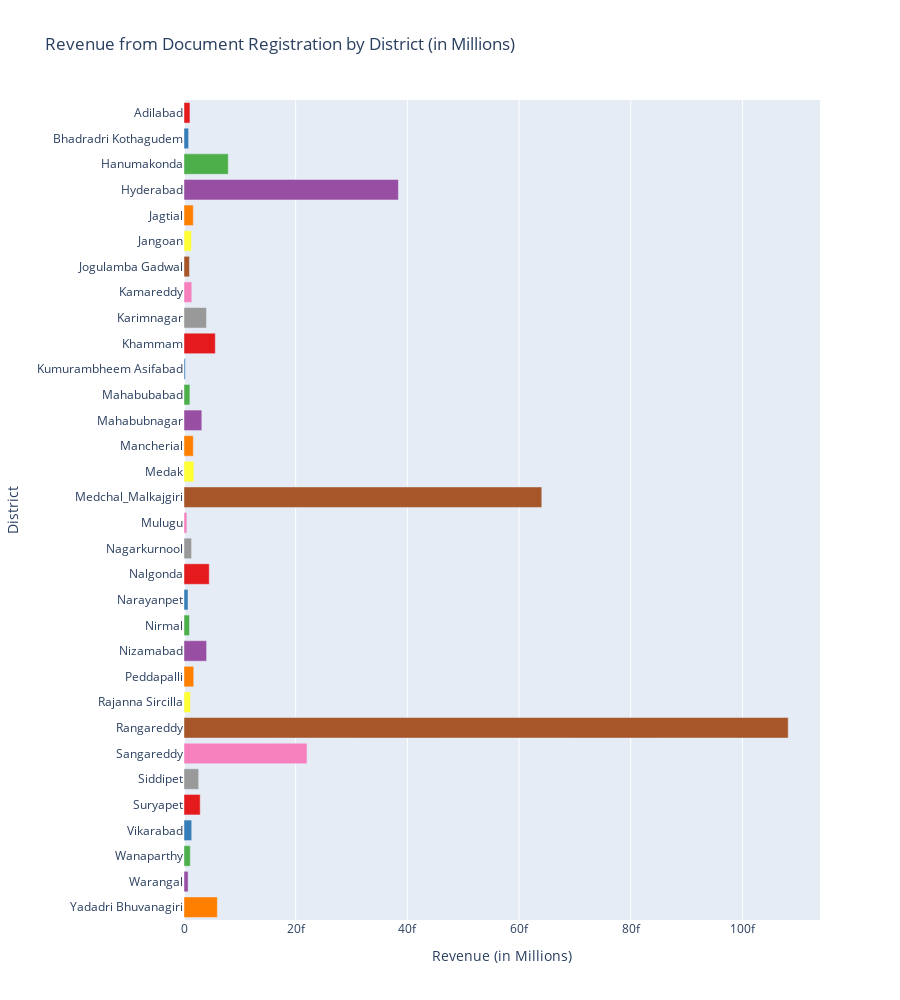

The notebook cell saved with this chart:
### Code cell
# Convert Revenue to Millions
districts_revenue['documents_registered_rev'] = districts_revenue['documents_registered_rev'] / 1e6  # Convert to millions


fig = px.bar(districts_revenue, 
             x='documents_registered_rev', 
             y='district', 
             orientation='h', 
             title='Revenue from Document Registration by District (in Millions)',
             labels={'documents_registered_rev': 'Revenue (in Millions)', 'district': 'District'},
             color='district',  # Assigning color based on district
             color_discrete_sequence=px.colors.qualitative.Set1  # Using a color palette
            )  # Display district names on bars

# Remove legend and adjust vertical size
fig.update_layout(showlegend=False, height=1000)

fig.show()

### Figure 1 — Plotly figure (JSON) as saved in the notebook; plotly's stock layout.template omitted (floating-point values rounded to 4 significant figures)
{"data": [{"alignmentgroup": "True", "hovertemplate": "District=%{y}<br>Revenue (in Millions)=%{x}<extra></extra>", "legendgroup": "Adilabad", "marker": {"color": "rgb(228,26,28)", "pattern": {"shape": ""}}, "name": "Adilabad", "offsetgroup": "Adilabad", "orientation": "h", "showlegend": true, "textposition": "auto", "type": "bar", "x": [1.067e-15], "xaxis": "x", "y": ["Adilabad"], "yaxis": "y"}, {"alignmentgroup": "True", "hovertemplate": "District=%{y}<br>Revenue (in Millions)=%{x}<extra></extra>", "legendgroup": "Bhadradri Kothagudem", "marker": {"color": "rgb(55,126,184)", "pattern": {"shape": ""}}, "name": "Bhadradri Kothagudem", "offsetgroup": "Bhadradri Kothagudem", "orientation": "h", "showlegend": true, "textposition": "auto", "type": "bar", "x": [8.247e-16], "xaxis": "x", "y": ["Bhadradri Kothagudem"], "yaxis": "y"}, {"alignmentgroup": "True", "hovertemplate": "District=%{y}<br>Revenue (in Millions)=%{x}<extra></extra>", "legendgroup": "Hanumakonda", "marker": {"color": "rgb(77,175,74)", "pattern": {"shape": ""}}, "name": "Hanumakonda", "offsetgroup": "Hanumakonda", "orientation": "h", "showlegend": true, "textposition": "auto", "type": "bar", "x": [7.927e-15], "xaxis": "x", "y": ["Hanumakonda"], "yaxis": "y"}, {"alignmentgroup": "True", "hovertemplate": "District=%{y}<br>Revenue (in Millions)=%{x}<extra></extra>", "legendgroup": "Hyderabad", "marker": {"color": "rgb(152,78,163)", "pattern": {"shape": ""}}, "name": "Hyderabad", "offsetgroup": "Hyderabad", "orientation": "h", "showlegend": true, "textposition": "auto", "type": "bar", "x": [3.84e-14], "xaxis": "x", "y": ["Hyderabad"], "yaxis": "y"}, {"alignmentgroup": "True", "hovertemplate": "District=%{y}<br>Revenue (in Millions)=%{x}<extra></extra>", "legendgroup": "Jagtial", "marker": {"color": "rgb(255,127,0)", "pattern": {"shape": ""}}, "name": "Jagtial", "offsetgroup": "Jagtial", "orientation": "h", "showlegend": true, "textposition": "auto", "type": "bar", "x": [1.666e-15], "xaxis": "x", "y": ["Jagtial"], "yaxis": "y"}, {"alignmentgroup": "True", "hovertemplate": "District=%{y}<br>Revenue (in Millions)=%{x}<extra></extra>", "legendgroup": "Jangoan", "marker": {"color": "rgb(255,255,51)", "pattern": {"shape": ""}}, "name": "Jangoan", "offsetgroup": "Jangoan", "orientation": "h", "showlegend": true, "textposition": "auto", "type": "bar", "x": [1.33e-15], "xaxis": "x", "y": ["Jangoan"], "yaxis": "y"}, {"alignmentgroup": "True", "hovertemplate": "District=%{y}<br>Revenue (in Millions)=%{x}<extra></extra>", "legendgroup": "Jogulamba Gadwal", "marker": {"color": "rgb(166,86,40)", "pattern": {"shape": ""}}, "name": "Jogulamba Gadwal", "offsetgroup": "Jogulamba Gadwal", "orientation": "h", "showlegend": true, "textposition": "auto", "type": "bar", "x": [9.788e-16], "xaxis": "x", "y": ["Jogulamba Gadwal"], "yaxis": "y"}, {"alignmentgroup": "True", "hovertemplate": "District=%{y}<br>Revenue (in Millions)=%{x}<extra></extra>", "legendgroup": "Kamareddy", "marker": {"color": "rgb(247,129,191)", "pattern": {"shape": ""}}, "name": "Kamareddy", "offsetgroup": "Kamareddy", "orientation": "h", "showlegend": true, "textposition": "auto", "type": "bar", "x": [1.396e-15], "xaxis": "x", "y": ["Kamareddy"], "yaxis": "y"}, {"alignmentgroup": "True", "hovertemplate": "District=%{y}<br>Revenue (in Millions)=%{x}<extra></extra>", "legendgroup": "Karimnagar", "marker": {"color": "rgb(153,153,153)", "pattern": {"shape": ""}}, "name": "Karimnagar", "offsetgroup": "Karimnagar", "orientation": "h", "showlegend": true, "textposition": "auto", "type": "bar", "x": [4.024e-15], "xaxis": "x", "y": ["Karimnagar"], "yaxis": "y"}, {"alignmentgroup": "True", "hovertemplate": "District=%{y}<br>Revenue (in Millions)=%{x}<extra></extra>", "legendgroup": "Khammam", "marker": {"color": "rgb(228,26,28)", "pattern": {"shape": ""}}, "name": "Khammam", "offsetgroup": "Khammam", "orientation": "h", "showlegend": true, "textposition": "auto", "type": "bar", "x": [5.606e-15], "xaxis": "x", "y": ["Khammam"], "yaxis": "y"}, {"alignmentgroup": "True", "hovertemplate": "District=%{y}<br>Revenue (in Millions)=%{x}<extra></extra>", "legendgroup": "Kumurambheem Asifabad", "marker": {"color": "rgb(55,126,184)", "pattern": {"shape": ""}}, "name": "Kumurambheem Asifabad", "offsetgroup": "Kumurambheem Asifabad", "orientation": "h", "showlegend": true, "textposition": "auto", "type": "bar", "x": [2.275e-16], "xaxis": "x", "y": ["Kumurambheem Asifabad"], "yaxis": "y"}, {"alignmentgroup": "True", "hovertemplate": "District=%{y}<br>Revenue (in Millions)=%{x}<extra></extra>", "legendgroup": "Mahabubabad", "marker": {"color": "rgb(77,175,74)", "pattern": {"shape": ""}}, "name": "Mahabubabad", "offsetgroup": "Mahabubabad", "orientation": "h", "showlegend": true, "textposition": "auto", "type": "bar", "x": [1.059e-15], "xaxis": "x", "y": ["Mahabubabad"], "yaxis": "y"}, {"alignmentgroup": "True", "hovertemplate": "District=%{y}<br>Revenue (in Millions)=%{x}<extra></extra>", "legendgroup": "Mahabubnagar", "marker": {"color": "rgb(152,78,163)", "pattern": {"shape": ""}}, "name": "Mahabubnagar", "offsetgroup": "Mahabubnagar", "orientation": "h", "showlegend": true, "textposition": "auto", "type": "bar", "x": [3.187e-15], "xaxis": "x", "y": ["Mahabubnagar"], "yaxis": "y"}, {"alignmentgroup": "True", "hovertemplate": "District=%{y}<br>Revenue (in Millions)=%{x}<extra></extra>", "legendgroup": "Mancherial", "marker": {"color": "rgb(255,127,0)", "pattern": {"shape": ""}}, "name": "Mancherial", "offsetgroup": "Mancherial", "orientation": "h", "showlegend": true, "textposition": "auto", "type": "bar", "x": [1.668e-15], "xaxis": "x", "y": ["Mancherial"], "yaxis": "y"}, {"alignmentgroup": "True", "hovertemplate": "District=%{y}<br>Revenue (in Millions)=%{x}<extra></extra>", "legendgroup": "Medak", "marker": {"color": "rgb(255,255,51)", "pattern": {"shape": ""}}, "name": "Medak", "offsetgroup": "Medak", "orientation": "h", "showlegend": true, "textposition": "auto", "type": "bar", "x": [1.766e-15], "xaxis": "x", "y": ["Medak"], "yaxis": "y"}, {"alignmentgroup": "True", "hovertemplate": "District=%{y}<br>Revenue (in Millions)=%{x}<extra></extra>", "legendgroup": "Medchal_Malkajgiri", "marker": {"color": "rgb(166,86,40)", "pattern": {"shape": ""}}, "name": "Medchal_Malkajgiri", "offsetgroup": "Medchal_Malkajgiri", "orientation": "h", "showlegend": true, "textposition": "auto", "type": "bar", "x": [6.407e-14], "xaxis": "x", "y": ["Medchal_Malkajgiri"], "yaxis": "y"}, {"alignmentgroup": "True", "hovertemplate": "District=%{y}<br>Revenue (in Millions)=%{x}<extra></extra>", "legendgroup": "Mulugu", "marker": {"color": "rgb(247,129,191)", "pattern": {"shape": ""}}, "name": "Mulugu", "offsetgroup": "Mulugu", "orientation": "h", "showlegend": true, "textposition": "auto", "type": "bar", "x": [5.155e-16], "xaxis": "x", "y": ["Mulugu"], "yaxis": "y"}, {"alignmentgroup": "True", "hovertemplate": "District=%{y}<br>Revenue (in Millions)=%{x}<extra></extra>", "legendgroup": "Nagarkurnool", "marker": {"color": "rgb(153,153,153)", "pattern": {"shape": ""}}, "name": "Nagarkurnool", "offsetgroup": "Nagarkurnool", "orientation": "h", "showlegend": true, "textposition": "auto", "type": "bar", "x": [1.358e-15], "xaxis": "x", "y": ["Nagarkurnool"], "yaxis": "y"}, {"alignmentgroup": "True", "hovertemplate": "District=%{y}<br>Revenue (in Millions)=%{x}<extra></extra>", "legendgroup": "Nalgonda", "marker": {"color": "rgb(228,26,28)", "pattern": {"shape": ""}}, "name": "Nalgonda", "offsetgroup": "Nalgonda", "orientation": "h", "showlegend": true, "textposition": "auto", "type": "bar", "x": [4.522e-15], "xaxis": "x", "y": ["Nalgonda"], "yaxis": "y"}, {"alignmentgroup": "True", "hovertemplate": "District=%{y}<br>Revenue (in Millions)=%{x}<extra></extra>", "legendgroup": "Narayanpet", "marker": {"color": "rgb(55,126,184)", "pattern": {"shape": ""}}, "name": "Narayanpet", "offsetgroup": "Narayanpet", "orientation": "h", "showlegend": true, "textposition": "auto", "type": "bar", "x": [7.223e-16], "xaxis": "x", "y": ["Narayanpet"], "yaxis": "y"}, {"alignmentgroup": "True", "hovertemplate": "District=%{y}<br>Revenue (in Millions)=%{x}<extra></extra>", "legendgroup": "Nirmal", "marker": {"color": "rgb(77,175,74)", "pattern": {"shape": ""}}, "name": "Nirmal", "offsetgroup": "Nirmal", "orientation": "h", "showlegend": true, "textposition": "auto", "type": "bar", "x": [9.887e-16], "xaxis": "x", "y": ["Nirmal"], "yaxis": "y"}, {"alignmentgroup": "True", "hovertemplate": "District=%{y}<br>Revenue (in Millions)=%{x}<extra></extra>", "legendgroup": "Nizamabad", "marker": {"color": "rgb(152,78,163)", "pattern": {"shape": ""}}, "name": "Nizamabad", "offsetgroup": "Nizamabad", "orientation": "h", "showlegend": true, "textposition": "auto", "type": "bar", "x": [4.047e-15], "xaxis": "x", "y": ["Nizamabad"], "yaxis": "y"}, {"alignmentgroup": "True", "hovertemplate": "District=%{y}<br>Revenue (in Millions)=%{x}<extra></extra>", "legendgroup": "Peddapalli", "marker": {"color": "rgb(255,127,0)", "pattern": {"shape": ""}}, "name": "Peddapalli", "offsetgroup": "Peddapalli", "orientation": "h", "showlegend": true, "textposition": "auto", "type": "bar", "x": [1.741e-15], "xaxis": "x", "y": ["Peddapalli"], "yaxis": "y"}, {"alignmentgroup": "True", "hovertemplate": "District=%{y}<br>Revenue (in Millions)=%{x}<extra></extra>", "legendgroup": "Rajanna Sircilla", "marker": {"color": "rgb(255,255,51)", "pattern": {"shape": ""}}, "name": "Rajanna Sircilla", "offsetgroup": "Rajanna Sircilla", "orientation": "h", "showlegend": true, "textposition": "auto", "type": "bar", "x": [1.169e-15], "xaxis": "x", "y": ["Rajanna Sircilla"], "yaxis": "y"}, {"alignmentgroup": "True", "hovertemplate": "District=%{y}<br>Revenue (in Millions)=%{x}<extra></extra>", "legendgroup": "Rangareddy", "marker": {"color": "rgb(166,86,40)", "pattern": {"shape": ""}}, "name": "Rangareddy", "offsetgroup": "Rangareddy", "orientation": "h", "showlegend": true, "textposition": "auto", "type": "bar", "x": [1.082e-13], "xaxis": "x", "y": ["Rangareddy"], "yaxis": "y"}, {"alignmentgroup": "True", "hovertemplate": "District=%{y}<br>Revenue (in Millions)=%{x}<extra></extra>", "legendgroup": "Sangareddy", "marker": {"color": "rgb(247,129,191)", "pattern": {"shape": ""}}, "name": "Sangareddy", "offsetgroup": "Sangareddy", "orientation": "h", "showlegend": true, "textposition": "auto", "type": "bar", "x": [2.202e-14], "xaxis": "x", "y": ["Sangareddy"], "yaxis": "y"}, {"alignmentgroup": "True", "hovertemplate": "District=%{y}<br>Revenue (in Millions)=%{x}<extra></extra>", "legendgroup": "Siddipet", "marker": {"color": "rgb(153,153,153)", "pattern": {"shape": ""}}, "name": "Siddipet", "offsetgroup": "Siddipet", "orientation": "h", "showlegend": true, "textposition": "auto", "type": "bar", "x": [2.625e-15], "xaxis": "x", "y": ["Siddipet"], "yaxis": "y"}, {"alignmentgroup": "True", "hovertemplate": "District=%{y}<br>Revenue (in Millions)=%{x}<extra></extra>", "legendgroup": "Suryapet", "marker": {"color": "rgb(228,26,28)", "pattern": {"shape": ""}}, "name": "Suryapet", "offsetgroup": "Suryapet", "orientation": "h", "showlegend": true, "textposition": "auto", "type": "bar", "x": [2.902e-15], "xaxis": "x", "y": ["Suryapet"], "yaxis": "y"}, {"alignmentgroup": "True", "hovertemplate": "District=%{y}<br>Revenue (in Millions)=%{x}<extra></extra>", "legendgroup": "Vikarabad", "marker": {"color": "rgb(55,126,184)", "pattern": {"shape": ""}}, "name": "Vikarabad", "offsetgroup": "Vikarabad", "orientation": "h", "showlegend": true, "textposition": "auto", "type": "bar", "x": [1.381e-15], "xaxis": "x", "y": ["Vikarabad"], "yaxis": "y"}, {"alignmentgroup": "True", "hovertemplate": "District=%{y}<br>Revenue (in Millions)=%{x}<extra></extra>", "legendgroup": "Wanaparthy", "marker": {"color": "rgb(77,175,74)", "pattern": {"shape": ""}}, "name": "Wanaparthy", "offsetgroup": "Wanaparthy", "orientation": "h", "showlegend": true, "textposition": "auto", "type": "bar", "x": [1.127e-15], "xaxis": "x", "y": ["Wanaparthy"], "yaxis": "y"}, {"alignmentgroup": "True", "hovertemplate": "District=%{y}<br>Revenue (in Millions)=%{x}<extra></extra>", "legendgroup": "Warangal", "marker": {"color": "rgb(152,78,163)", "pattern": {"shape": ""}}, "name": "Warangal", "offsetgroup": "Warangal", "orientation": "h", "showlegend": true, "textposition": "auto", "type": "bar", "x": [7.383e-16], "xaxis": "x", "y": ["Warangal"], "yaxis": "y"}, {"alignmentgroup": "True", "hovertemplate": "District=%{y}<br>Revenue (in Millions)=%{x}<extra></extra>", "legendgroup": "Yadadri Bhuvanagiri", "marker": {"color": "rgb(255,127,0)", "pattern": {"shape": ""}}, "name": "Yadadri Bhuvanagiri", "offsetgroup": "Yadadri Bhuvanagiri", "orientation": "h", "showlegend": true, "textposition": "auto", "type": "bar", "x": [5.974e-15], "xaxis": "x", "y": ["Yadadri Bhuvanagiri"], "yaxis": "y"}], "layout": {"barmode": "relative", "height": 1000, "legend": {"title": {"text": "District"}, "tracegroupgap": 0}, "showlegend": false, "title": {"text": "Revenue from Document Registration by District (in Millions)"}, "xaxis": {"anchor": "y", "domain": [0, 1], "title": {"text": "Revenue (in Millions)"}}, "yaxis": {"anchor": "x", "categoryarray": ["Yadadri Bhuvanagiri", "Warangal", "Wanaparthy", "Vikarabad", "Suryapet", "Siddipet", "Sangareddy", "Rangareddy", "Rajanna Sircilla", "Peddapalli", "Nizamabad", "Nirmal", "Narayanpet", "Nalgonda", "Nagarkurnool", "Mulugu", "Medchal_Malkajgiri", "Medak", "Mancherial", "Mahabubnagar", "Mahabubabad", "Kumurambheem Asifabad", "Khammam", "Karimnagar", "Kamareddy", "Jogulamba Gadwal", "Jangoan", "Jagtial", "Hyderabad", "Hanumakonda", "Bhadradri Kothagudem", "Adilabad"], "categoryorder": "array", "domain": [0, 1], "title": {"text": "District"}}}}
